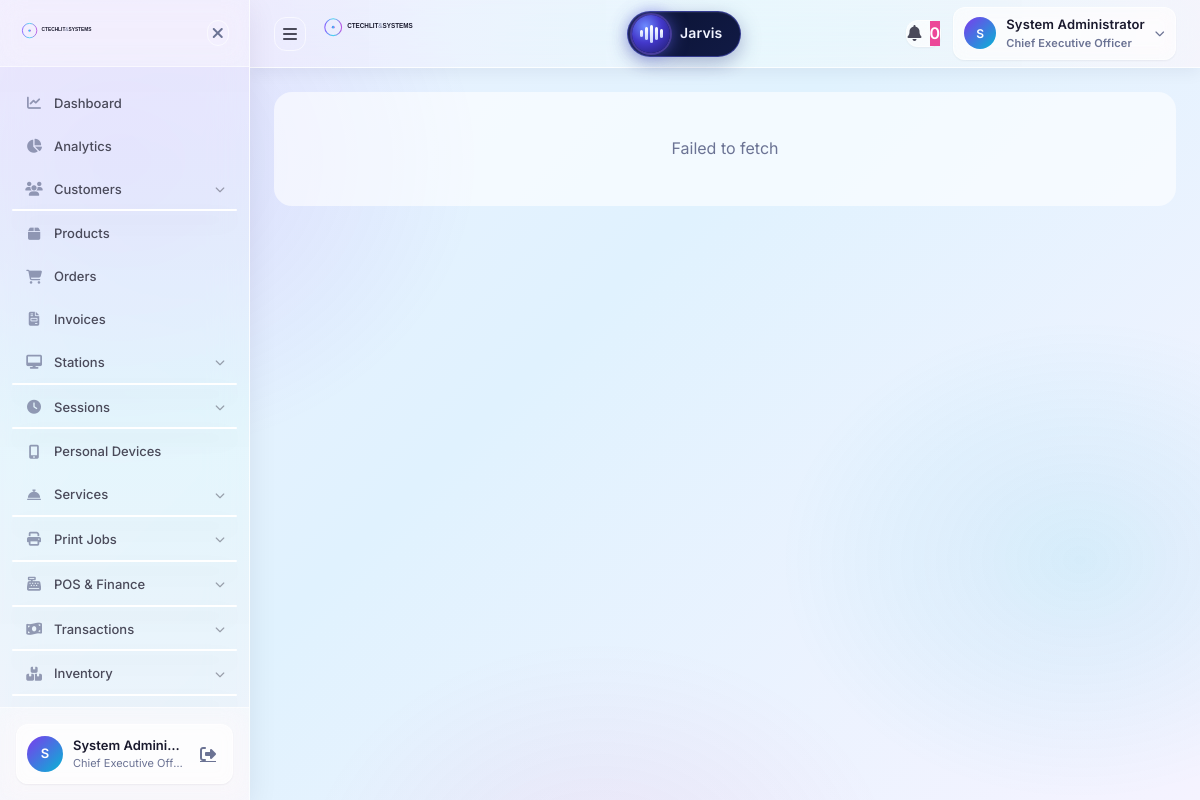
The app's page /portal/corporate.php (signed in) with its own data.
### tables this page shows
CREATE TABLE staff (
    staff_id         BIGINT UNSIGNED AUTO_INCREMENT PRIMARY KEY,
    email            VARCHAR(255) UNIQUE NOT NULL,
    phone            VARCHAR(20) UNIQUE NOT NULL,
    full_name        VARCHAR(100) NOT NULL,
    password_hash    VARCHAR(255) NOT NULL,
    role             VARCHAR(100) DEFAULT 'attendant',
    station_id       BIGINT UNSIGNED NULL,
    is_on_duty       BOOLEAN DEFAULT FALSE,
    hired_at         DATE NOT NULL,
    created_at       TIMESTAMP DEFAULT CURRENT_TIMESTAMP,
    updated_at       TIMESTAMP DEFAULT CURRENT_TIMESTAMP ON UPDATE CURRENT_TIMESTAMP,
    last_login_at    TIMESTAMP NULL,
    is_active        BOOLEAN DEFAULT TRUE,
    INDEX idx_role (role),
    INDEX idx_station (station_id),
    INDEX idx_on_duty (is_on_duty)
);

### config/functions.php (called while the page is built, shortened)
<?php
require_once __DIR__ . '/database.php';
function base_path(string $path = '', bool $portalRoot = true): string
{
    $scriptPath = str_replace('\\', '/', $_SERVER['SCRIPT_NAME'] ?? '/');
    $documentRoot = rtrim(str_replace('\\', '/', $_SERVER['DOCUMENT_ROOT'] ?? ''), '/');
    $scriptFilename = str_replace('\\', '/', $_SERVER['SCRIPT_FILENAME'] ?? '');
    if (
        $documentRoot !== ''
        && strncasecmp($scriptFilename, $documentRoot . '/', strlen($documentRoot) + 1) === 0
    ) {
        $scriptPath = substr($scriptFilename, strlen($documentRoot));
    }
    $scriptPath = parse_url($scriptPath, PHP_URL_PATH) ?: '/';
    $segments = array_values(array_filter(explode('/', trim($scriptPath, '/')), 'strlen'));
    if ($segments !== [] && pathinfo(end($segments), PATHINFO_EXTENSION) !== '') {
        array_pop($segments);
    }
    $portalIndex = array_search('portal', $segments, true);
    if ($portalIndex !== false) {
        $segments = array_slice($segments, 0, $portalRoot ? $portalIndex + 1 : $portalIndex);
    }
    $base = rtrim('/' . implode('/', $segments), '/');
    $path = ltrim($path, '/');
    return $base . '/' . $path;
}
function sanitize(string $input): string
{
    return htmlspecialchars(strip_tags(trim($input)), ENT_QUOTES, 'UTF-8');
}

### includes/auth.php (called while the page is built, shortened)
<?php
require_once __DIR__ . '/../config/functions.php';
function isAuthenticated(): bool
{
    return isset($_SESSION['user_id']) && !empty($_SESSION['user_id']);
}
function currentStaff(): ?array
{
    $staffId = $_SESSION['user_id'];
    return Database::fetchOne(
        "SELECT staff_id, email, phone, full_name, role, station_id, is_on_duty, is_active FROM staff WHERE staff_id = ?",
        [$staffId]
    );
}
function hasPermission(string $permission): bool
{
    $staff = currentStaff();
    $role = strtolower($staff['role']);
    if ($role === 'admin' || $role === 'ceo') {
        return true;
    }
    $permissions = getStaffPermissions((int) $staff['staff_id']);
    return in_array($permission, $permissions, true);
}
function getRoleLabel(string $role): string
{
    $labels = [
        'ceo' => 'Chief Executive Officer',
        'admin' => 'Administrator',
        'manager' => 'Manager',
        'attendant' => 'Attendant',
        'technician' => 'Technician',
    ];
    return $labels[strtolower($role)] ?? ucfirst($role);
}
function getSidebarMenu(): array
{
    return array_filter($menuItems, function ($item) {
        return hasPermission($item['permission']);
    });
}

### config/database.php (called while the page is built, shortened)
<?php
class Database
{
    private static ?PDO $instance = null;
    private static string $dsn;
    private static array $options;
    private static function getConfig(): array
    {
        return $GLOBALS['config']['database'] ?? [
            'host' => $_ENV['DB_HOST'] ?? 'localhost',
            'port' => (int) ($_ENV['DB_PORT'] ?? 3306),
            'name' => $_ENV['DB_NAME'] ?? 'ctechlit_systems',
            'user' => $_ENV['DB_USER'] ?? 'root',
            'pass' => $_ENV['DB_PASS'] ?? '',
            'charset' => $_ENV['DB_CHARSET'] ?? 'utf8mb4',
            'collation' => $_ENV['DB_COLLATION'] ?? 'utf8mb4_unicode_ci',
        ];
    }
    private static function initializeConnection(): void
    {
        $config = self::getConfig();
        self::$dsn = sprintf(
            'mysql:host=%s;port=%d;dbname=%s;charset=%s',
            $config['host'],
            $config['port'],
            $config['name'],
            $config['charset']
        );
        self::$options = [
            PDO::ATTR_ERRMODE => PDO::ERRMODE_EXCEPTION,
            PDO::ATTR_DEFAULT_FETCH_MODE => PDO::FETCH_ASSOC,
            PDO::ATTR_EMULATE_PREPARES => false,
            PDO::ATTR_PERSISTENT => true,
            PDO::MYSQL_ATTR_INIT_COMMAND => "SET NAMES {$config['charset']} COLLATE {$config['collation']}",
            PDO::MYSQL_ATTR_FOUND_ROWS => true,
        ];
    }
    private static function createConnection(): PDO
    {
        $config = self::getConfig();
        try {
            return new PDO(
                self::$dsn,
                $config['user'],
                $config['pass'],
                self::$options
            );
        } catch (PDOException $e) {
            error_log("Database connection failed: " . $e->getMessage());
            throw new PDOException("Database connection failed: " . $e->getMessage(), (int) $e->getCode());
        }
    }
    public static function getConnection(): PDO
    {
        if (self::$instance === null) {
            self::$instance = self::createConnection();
        }
        return self::$instance;
    }
    public static function query(string $sql, array $params = []): PDOStatement
    {
        $conn = self::getConnection();
        $stmt = $conn->prepare($sql);
        $stmt->execute($params);
        return $stmt;
    }
    public static function fetchOne(string $sql, array $params = []): ?array
    {
        $stmt = self::query($sql, $params);
        $row = $stmt->fetch();
        return $row ?: null;
    }
}

### portal/corporate.php (the view, shortened to what this page needs)
<?php
require_once __DIR__ . '/../includes/auth.php';
$asset = static fn(string $path): string => '../' . $path . '?v=' . filemtime(__DIR__ . '/../' . $path);
?>
<!DOCTYPE html>
<html lang="en">
<head>
  <link rel="stylesheet" href="https://cdnjs.cloudflare.com/ajax/libs/font-awesome/6.4.0/css/all.min.css">
  <link rel="stylesheet" href="../assets/css/portal.css">
  <link rel="stylesheet" href="<?php echo $asset('assets/css/brand-studio.css'); ?>">
</head>
<body>
  <?php include_once __DIR__ . '/../includes/sidebar.php'; ?>
  <main class="portal-main" style="margin-left: var(--sidebar-width);">
    <?php include_once __DIR__ . '/../includes/header.php'; ?>
    <div class="portal-content">
      <div id="brandStudio" aria-live="polite"><div class="bs-empty">Loading Brand Studio…</div></div>
    </div>
  </main>
</body>
</html>

### includes/sidebar.php (shortened to what this page needs)
<?php
require_once __DIR__ . '/auth.php';
$menuItems = getSidebarMenu();
$currentPath = parse_url($_SERVER['REQUEST_URI'], PHP_URL_PATH);
$currentUser = currentStaff() ?: currentUser();
?>
<aside class="glass-sidebar" id="sidebar">
    <div class="sidebar-header">
        <a href="<?php echo base_path('index.php'); ?>" class="sidebar-logo">
        </a>
        <button class="sidebar-close" id="sidebarClose" aria-label="Close sidebar">
            <i class="fas fa-times"></i>
        </button>
    </div>
    <nav class="sidebar-nav">
        <ul class="nav-list">
            <?php foreach ($menuItems as $item): ?>
                <?php
                    $hasChildren = !empty($item['children']);
                    $isActive = !$hasChildren && $currentPath === $item['href'];
                ?>
                <li class="nav-item <?php echo $isActive ? 'active' : ''; ?>">
                    <?php if ($hasChildren): ?>
                        <div class="nav-link nav-parent" data-menu="<?php echo $item['id']; ?>" title="<?php echo sanitize($item['label']); ?>" aria-label="<?php echo sanitize($item['label']); ?>">
                            <div class="nav-icon">
                                <i class="fas <?php echo $item['icon']; ?>"></i>
                            </div>
                            <span class="nav-label"><?php echo sanitize($item['label']); ?></span>
                            <i class="fas fa-chevron-down nav-arrow"></i>
                        </div>
                        <ul class="nav-submenu" id="submenu-<?php echo $item['id']; ?>">
                            <?php foreach ($item['children'] as $child): ?>
                                <?php if (hasPermission($child['permission'])): ?>
                                    <li class="nav-subitem">
                                        <a href="<?php echo $child['href']; ?>" class="nav-sublink">
                                        </a>
                                    </li>
                                <?php endif; ?>
                            <?php endforeach; ?>
                        </ul>
                    <?php else: ?>
                        <a href="<?php echo $item['href']; ?>" class="nav-link" title="<?php echo sanitize($item['label']); ?>" aria-label="<?php echo sanitize($item['label']); ?>">
                            <div class="nav-icon">
                                <i class="fas <?php echo $item['icon']; ?>"></i>
                            </div>
                            <span class="nav-label"><?php echo sanitize($item['label']); ?></span>
                        </a>
                    <?php endif; ?>
                </li>
            <?php endforeach; ?>
        </ul>
    </nav>
    <div class="sidebar-footer">
        <div class="user-card">
            <div class="user-avatar">
                <?php echo strtoupper(substr($currentUser['full_name'] ?? 'U', 0, 1)); ?>
            </div>
            <div class="user-details">
                <span class="user-name"><?php echo sanitize($currentUser['full_name'] ?? 'User'); ?></span>
                <span class="user-role"><?php echo getRoleLabel($currentUser['role'] ?? 'user'); ?></span>
            </div>
            <a href="<?php echo base_path('logout.php', false); ?>" class="logout-btn" title="Logout">
                <i class="fas fa-sign-out-alt"></i>
            </a>
        </div>
    </div>
</aside>

### includes/header.php (shortened to what this page needs)
<?php
require_once __DIR__ . '/auth.php';
$currentUser = currentStaff() ?: currentUser();
$userType = $_SESSION['user_type'] ?? 'guest';
$canUseJarvis = hasPermission('jarvis.use');
$canCreateSystemNotifications = $userType === 'staff' && hasPermission('settings.edit');
$assetUrl = static function (string $path): string {
    $file = __DIR__ . '/../' . $path;
    return base_path($path, false) . (is_file($file) ? '?v=' . filemtime($file) : '');
};
?>
<header class="glass-header">
    <div class="header-left">
        <button class="sidebar-toggle" id="sidebarToggle" aria-label="Collapse sidebar" aria-expanded="true" title="Collapse sidebar">
            <i class="fas fa-bars"></i>
        </button>
        <a href="<?php echo base_path('index.php'); ?>" class="header-logo">
            <svg viewBox="0 0 400 80" width="140" height="28" xmlns="http://www.w3.org/2000/svg">
                <text x="72" y="34" font-family="'Space Grotesk', sans-serif" font-weight="700" font-size="18" fill="#1a1a2e">CTECHLIT<tspan font-weight="400" fill="#6B7394">&</tspan>SYSTEMS</text>
            </svg>
        </a>
    </div>
    <div class="header-center">
        <?php if ($canUseJarvis): ?>
        <button class="deck-launcher" id="jarvisOpen" type="button" title="Ask Jarvis (Alt+J)" aria-haspopup="dialog" aria-expanded="false" aria-controls="jarvisPanel">
            <span class="deck-launcher-orb" aria-hidden="true">
                <span class="deck-bars"><i></i><i></i><i></i><i></i><i></i></span>
            </span>
            <span class="deck-launcher-label">Jarvis</span>
        </button>
        <?php endif; ?>
    </div>
    <div class="header-right">
        <div class="header-action">
            <button class="icon-btn notification-btn" id="notificationBtn" aria-label="Notifications">
                <i class="fas fa-bell"></i>
                <span class="notification-badge" id="notificationBadge">0</span>
            </button>
        </div>
        <div class="header-action user-menu">
            <button class="user-menu-btn" id="userMenuBtn">
                <div class="user-avatar">
                    <?php echo strtoupper(substr($currentUser['full_name'] ?? 'U', 0, 1)); ?>
                </div>
                <div class="user-info">
                    <span class="user-name"><?php echo sanitize($currentUser['full_name'] ?? 'User'); ?></span>
                    <span class="user-role"><?php echo getRoleLabel($currentUser['role'] ?? 'user'); ?></span>
                </div>
                <i class="fas fa-chevron-down"></i>
            </button>
        </div>
    </div>
</header>
<?php if ($canUseJarvis): ?>
<link rel="stylesheet" href="<?php echo sanitize($assetUrl('assets/css/jarvis-deck.css')); ?>">
<?php endif; ?>

### assets/css/jarvis-deck.css (style rules this page uses)
.deck-launcher, .deck-panel { --deck-bg: #070c22; --deck-bg-2: #0b1333; --deck-card: rgba(23, 33, 82, 0.55); --deck-card-border: rgba(99, 112, 241, 0.28); --deck-edge: rgba(99, 102, 241, 0.55); --deck-ink: #f1f4ff; --deck-ink-2: #aab3d9; --deck-muted: #6f7aa8; --deck-blue: #3b82f6; --deck-cyan: #22d3ee; --deck-violet: #8b5cf6; --deck-green: #10d9a0; --deck-red: #f87171; --deck-level: 0; font-family: 'Inter', system-ui, -apple-system, sans-serif; }
.deck-launcher { display: inline-flex; align-items: center; gap: 10px; height: 46px; padding: 4px 18px 4px 4px; border: 1px solid rgba(99, 102, 241, 0.45); border-radius: 999px; background: linear-gradient(135deg, #0b1333, #111a45); color: var(--deck-ink); font-size: 14px; font-weight: 600; letter-spacing: 0.01em; cursor: pointer; box-shadow: 0 6px 20px rgba(37, 46, 120, 0.35), inset 0 1px 0 rgba(255, 255, 255, 0.06); transition: transform 0.2s ease, box-shadow 0.2s ease, border-color 0.2s ease; }
.deck-launcher-orb { position: relative; display: grid; place-items: center; width: 38px; height: 38px; border-radius: 50%; background: radial-gradient(circle at 35% 30%, #6d8bff 0%, #4338ca 45%, #1e1b6b 100%); box-shadow: 0 0 0 2px rgba(139, 92, 246, 0.35), 0 0 18px rgba(99, 102, 241, 0.75); }
.deck-bars { display: inline-flex; align-items: center; gap: 2px; height: 18px; }
.deck-bars i { display: block; width: 3px; height: 40%; border-radius: 3px; background: linear-gradient(180deg, #ffffff, #c7d2fe); }
.deck-bars i:nth-child(2) { height: 75%; }
.deck-bars i:nth-child(3) { height: 100%; }
.deck-bars i:nth-child(4) { height: 70%; }
.deck-bars i:nth-child(5) { height: 45%; }
.deck-bars i:nth-child(1) { animation-delay: -0.6s; }
.deck-bars i:nth-child(2) { animation-delay: -0.3s; }
.deck-bars i:nth-child(3) { animation-delay: -0.75s; }
.deck-bars i:nth-child(4) { animation-delay: -0.15s; }
.deck-bars i:nth-child(5) { animation-delay: -0.45s; }

### records on screen
staff: full_name "S", full_name "System Admini…", role "Chief Executive Off…", full_name "System Administrator", role "Chief Executive Officer"

### other values on screen
$item['label'] "Dashboard"
$item['label'] "Analytics"
$item['label'] "Customers"
$item['label'] "Products"
$item['label'] "Orders"
$item['label'] "Invoices"
$item['label'] "Stations"
$item['label'] "Sessions"
$item['label'] "Personal Devices"
$item['label'] "Services"
$item['label'] "Print Jobs"
$item['label'] "POS & Finance"
$item['label'] "Transactions"
$item['label'] "Inventory"
